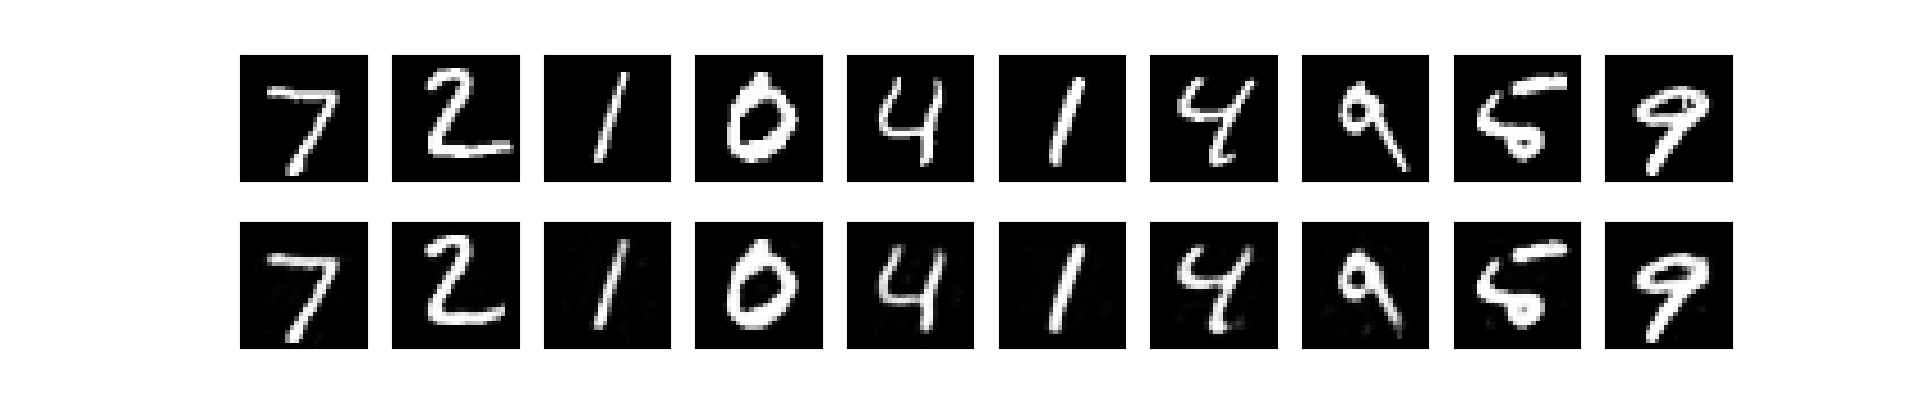

Write the Python code that produced this figure.
import numpy as np
from tensorflow.keras.datasets import mnist

# (x_train, y_train), (x_test, y_test) = mnist.load_data()
(x_train, _), (x_test, _) = mnist.load_data() # 이미지에 대한 라벨이 없는 경우

x_train = x_train.reshape(60000, 784).astype('float32')/255.
x_test = x_test.reshape(10000, 784)/255. # 윗 줄과 같은 표현


from tensorflow.keras.models import Sequential, Model
from tensorflow.keras.layers import Dense, Input

input_img = Input(shape=(784,))
encoded = Dense(64, activation='relu')(input_img) # 14->15 = PCA 기능
decoded = Dense(784, activation='sigmoid')(encoded) # 15->16 = 데이터 전처리(0~1사이로)

autoencoder = Model(input_img, decoded)
autoencoder.summary()

# autoencoder.compile(optimizer='adam', loss='mse')
autoencoder.compile(optimizer='adam', loss='binary_crossentropy') # 이것도 된다

autoencoder.fit(x_train, x_train, # y는 자기 자신
                epochs=50, 
                batch_size=256,
                validation_split=0.2)


decoded_imgs = autoencoder.predict(x_test)


import matplotlib.pyplot as plt
n=10
plt.figure(figsize=(20,4))
for i in range(n):
    ax = plt.subplot(2,n,i+1)
    plt.imshow(x_test[i].reshape(28,28))
    plt.gray()
    ax.get_xaxis().set_visible(False)
    ax.get_yaxis().set_visible(False)

    ax = plt.subplot(2,n,i+1+n)
    plt.imshow(decoded_imgs[i].reshape(28,28))
    plt.gray()
    ax.get_xaxis().set_visible(False)
    ax.get_yaxis().set_visible(False)

plt.show()
